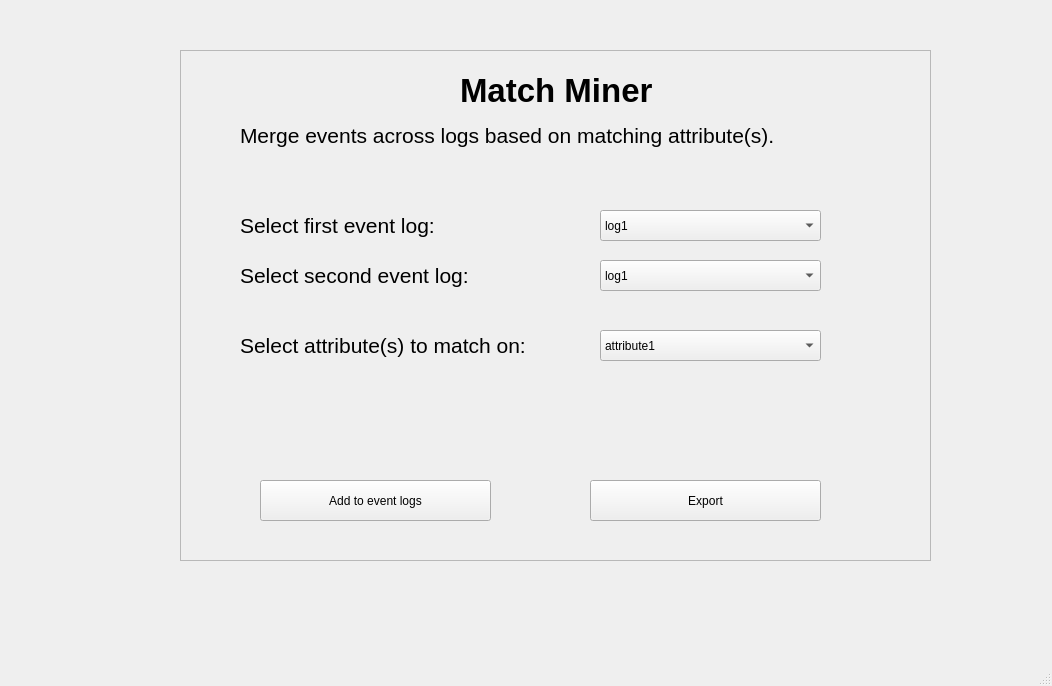
<?xml version="1.0" encoding="UTF-8"?>
<ui version="4.0">
 <class>MainWindow</class>
 <widget class="QMainWindow" name="MainWindow">
  <property name="geometry">
   <rect>
    <x>0</x>
    <y>0</y>
    <width>1052</width>
    <height>686</height>
   </rect>
  </property>
  <property name="windowTitle">
   <string>MainWindow</string>
  </property>
  <widget class="QWidget" name="centralwidget">
   <widget class="QFrame" name="frame">
    <property name="geometry">
     <rect>
      <x>180</x>
      <y>50</y>
      <width>751</width>
      <height>511</height>
     </rect>
    </property>
    <property name="frameShape">
     <enum>QFrame::StyledPanel</enum>
    </property>
    <property name="frameShadow">
     <enum>QFrame::Raised</enum>
    </property>
    <widget class="QLabel" name="label">
     <property name="geometry">
      <rect>
       <x>280</x>
       <y>20</y>
       <width>231</width>
       <height>41</height>
      </rect>
     </property>
     <property name="font">
      <font>
       <pointsize>25</pointsize>
       <weight>75</weight>
       <bold>true</bold>
      </font>
     </property>
     <property name="text">
      <string>Match Miner</string>
     </property>
    </widget>
    <widget class="QComboBox" name="comboBox">
     <property name="geometry">
      <rect>
       <x>420</x>
       <y>280</y>
       <width>221</width>
       <height>31</height>
      </rect>
     </property>
     <item>
      <property name="text">
       <string>attribute1</string>
      </property>
     </item>
     <item>
      <property name="text">
       <string>attribute2</string>
      </property>
     </item>
     <item>
      <property name="text">
       <string>attribute3</string>
      </property>
     </item>
    </widget>
    <widget class="QLabel" name="label_2">
     <property name="enabled">
      <bool>true</bool>
     </property>
     <property name="geometry">
      <rect>
       <x>60</x>
       <y>70</y>
       <width>611</width>
       <height>31</height>
      </rect>
     </property>
     <property name="font">
      <font>
       <pointsize>16</pointsize>
      </font>
     </property>
     <property name="text">
      <string>Merge events across logs based on matching attribute(s).</string>
     </property>
    </widget>
    <widget class="QLabel" name="label_3">
     <property name="enabled">
      <bool>true</bool>
     </property>
     <property name="geometry">
      <rect>
       <x>60</x>
       <y>160</y>
       <width>271</width>
       <height>31</height>
      </rect>
     </property>
     <property name="font">
      <font>
       <pointsize>16</pointsize>
      </font>
     </property>
     <property name="text">
      <string>Select first event log:</string>
     </property>
    </widget>
    <widget class="QLabel" name="label_4">
     <property name="enabled">
      <bool>true</bool>
     </property>
     <property name="geometry">
      <rect>
       <x>60</x>
       <y>280</y>
       <width>311</width>
       <height>31</height>
      </rect>
     </property>
     <property name="font">
      <font>
       <pointsize>16</pointsize>
      </font>
     </property>
     <property name="text">
      <string>Select attribute(s) to match on:</string>
     </property>
    </widget>
    <widget class="QComboBox" name="comboBox_2">
     <property name="geometry">
      <rect>
       <x>420</x>
       <y>160</y>
       <width>221</width>
       <height>31</height>
      </rect>
     </property>
     <item>
      <property name="text">
       <string>log1</string>
      </property>
     </item>
     <item>
      <property name="text">
       <string>log2</string>
      </property>
     </item>
     <item>
      <property name="text">
       <string>log3</string>
      </property>
     </item>
    </widget>
    <widget class="QPushButton" name="pushButton">
     <property name="geometry">
      <rect>
       <x>80</x>
       <y>430</y>
       <width>231</width>
       <height>41</height>
      </rect>
     </property>
     <property name="text">
      <string>Add to event logs</string>
     </property>
    </widget>
    <widget class="QPushButton" name="pushButton_2">
     <property name="geometry">
      <rect>
       <x>410</x>
       <y>430</y>
       <width>231</width>
       <height>41</height>
      </rect>
     </property>
     <property name="text">
      <string>Export</string>
     </property>
    </widget>
    <widget class="QLabel" name="label_5">
     <property name="enabled">
      <bool>true</bool>
     </property>
     <property name="geometry">
      <rect>
       <x>60</x>
       <y>210</y>
       <width>271</width>
       <height>31</height>
      </rect>
     </property>
     <property name="font">
      <font>
       <pointsize>16</pointsize>
      </font>
     </property>
     <property name="text">
      <string>Select second event log:</string>
     </property>
    </widget>
    <widget class="QComboBox" name="comboBox_3">
     <property name="geometry">
      <rect>
       <x>420</x>
       <y>210</y>
       <width>221</width>
       <height>31</height>
      </rect>
     </property>
     <item>
      <property name="text">
       <string>log1</string>
      </property>
     </item>
     <item>
      <property name="text">
       <string>log2</string>
      </property>
     </item>
     <item>
      <property name="text">
       <string>log3</string>
      </property>
     </item>
    </widget>
   </widget>
  </widget>
  <widget class="QStatusBar" name="statusbar"/>
  <widget class="QMenuBar" name="menubar">
   <property name="geometry">
    <rect>
     <x>0</x>
     <y>0</y>
     <width>1052</width>
     <height>22</height>
    </rect>
   </property>
  </widget>
 </widget>
 <resources/>
 <connections/>
</ui>
